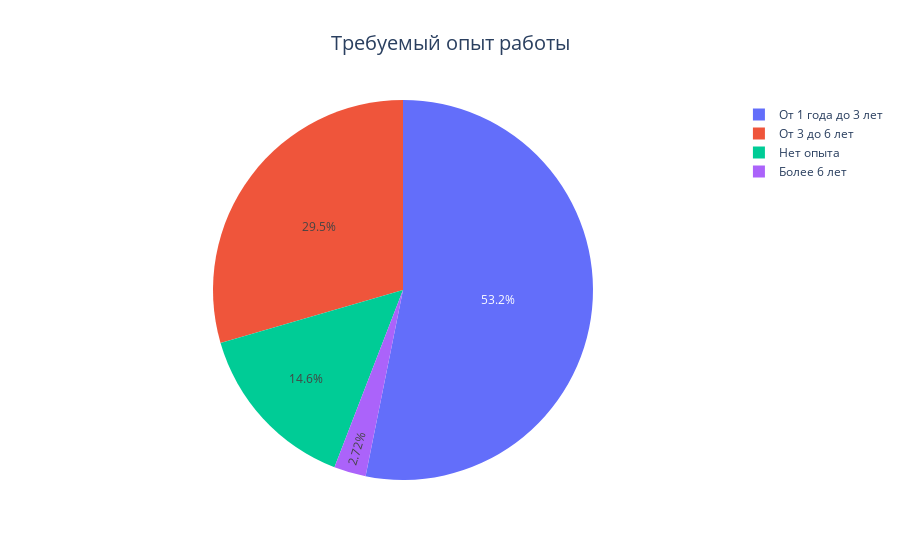

The notebook cell this image was saved under:
### Markdown cell above
**Выводы по детальному анализу вакансий:**
- Лидеры по количеству вакансий - крупнейшие города России, Беларуси, Казахстана.
- Примерно у половины представленных вакансий не указан размер заработной платы. Возможно, он будет определен по результатам собеседования, что свидетельствует о гибком подходе работодателя к каждому работнику, с учитом его профессиональных качеств и опыта работы.
- У подавляющего большинства представленных вакансий тип рабочего графика работы и вид трудоустройства - полный день/полная занятость, на втором месте с большим отрывом - удаленная работа/полная занятость.
- У 52% вакансий указан требуемый опыт работы от 1 года до 3 лет. Компании заинтересованы иметь в своем штате работников, имеющих минимальный опыт работы. Сотрудник с опытом от 1 до 3 лет очень привлекателен для работодателя. Такой работник самостоятелен, он уже знаком с работой, сможет качественно выполнять свои функции. Работодателю не придется тратить дополнительные средства на его обучение и подготовку, и, одновременно с этим, затраты на заработную плату таких работников будут минимальны.

### Code cell
# круговая диаграмма по признаку "experience"
fig = px.pie(
    experience,
    values=experience['cnt_vacancies'],
    title='Требуемый опыт работы',
    names=experience['experience']
    )

fig.update_layout(title_x=0.5, title_font_size=20)

fig.show()

### Figure 1 — Plotly figure (JSON) as saved in the notebook; plotly's stock layout.template omitted (floating-point values rounded to 4 significant figures)
{"data": [{"domain": {"x": [0, 1], "y": [0, 1]}, "hovertemplate": "experience=%{label}<br>cnt_vacancies=%{value}<extra></extra>", "labels": ["Более 6 лет", "Нет опыта", "От 3 до 6 лет", "От 1 года до 3 лет"], "legendgroup": "", "name": "", "showlegend": true, "type": "pie", "values": [1337, 7197, 14511, 26152]}], "layout": {"legend": {"tracegroupgap": 0}, "title": {"font": {"size": 20}, "text": "Требуемый опыт работы", "x": 0.5}}}
